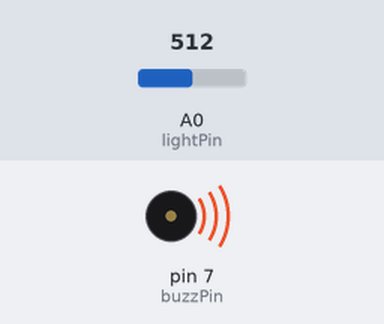
Recording of a sketch running on a simulated Arduino Uno, built with avr-gcc and run on an emulated ATmega328P. Parts: buzzer (waves = sounding). The test bench sets the inputs (shaded band); at power-on: A0 (lightPin) = 512.

Above: at 0.1 s.
Timing chart, 0 to 1.6 s (numbered marks = the images above):
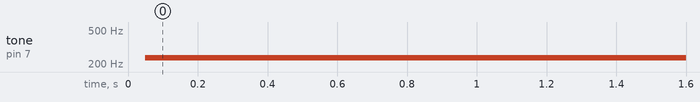

Measured:
- by itself, tone on pin 7 (buzzPin): silent → 238 Hz at 0.05 s

The sketch:

LightControlledBuzzerTone.ino
```cpp
int lightPin=A0;
int lightVal;
int buzzPin=7;
int buzzTime;

void setup() {
  // put your setup code here, to run once:
  Serial.begin(9600);
  pinMode(lightPin,INPUT);
  pinMode(buzzPin,OUTPUT);

}

void loop() {
  // put your main code here, to run repeatedly:
  lightVal=analogRead(lightPin);
  buzzTime=3.8*lightVal+90;


  digitalWrite(buzzPin,HIGH);
  delayMicroseconds(buzzTime);
  digitalWrite(buzzPin,LOW);
  delayMicroseconds(buzzTime);


}
```
